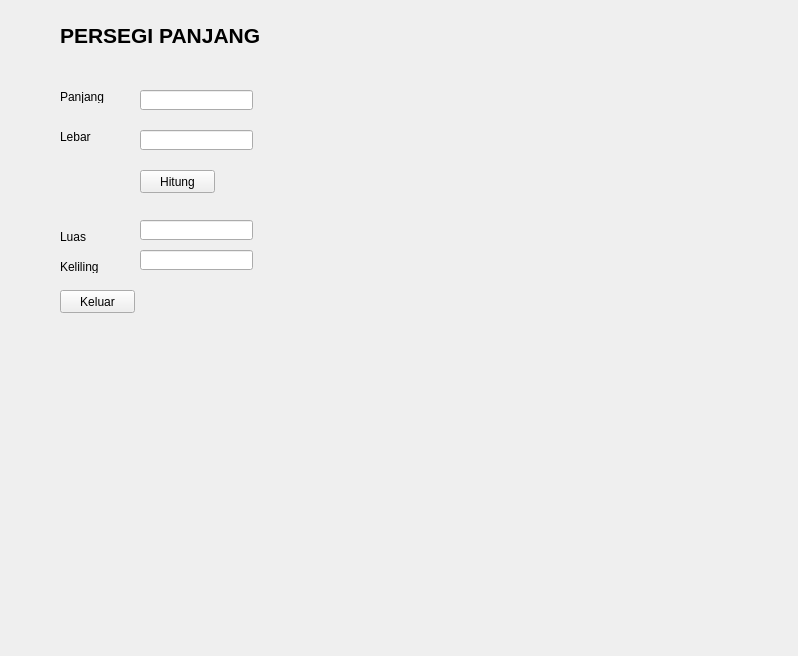
<?xml version="1.0" encoding="UTF-8"?>
<ui version="4.0">
 <class>Form</class>
 <widget class="QWidget" name="Form">
  <property name="geometry">
   <rect>
    <x>0</x>
    <y>0</y>
    <width>798</width>
    <height>656</height>
   </rect>
  </property>
  <property name="windowTitle">
   <string>Form</string>
  </property>
  <widget class="QLabel" name="label">
   <property name="geometry">
    <rect>
     <x>60</x>
     <y>20</y>
     <width>271</width>
     <height>31</height>
    </rect>
   </property>
   <property name="font">
    <font>
     <pointsize>16</pointsize>
     <weight>75</weight>
     <bold>true</bold>
    </font>
   </property>
   <property name="text">
    <string>PERSEGI PANJANG</string>
   </property>
  </widget>
  <widget class="QLabel" name="label_2">
   <property name="geometry">
    <rect>
     <x>60</x>
     <y>90</y>
     <width>47</width>
     <height>13</height>
    </rect>
   </property>
   <property name="text">
    <string>Panjang</string>
   </property>
  </widget>
  <widget class="QLabel" name="label_3">
   <property name="geometry">
    <rect>
     <x>60</x>
     <y>130</y>
     <width>47</width>
     <height>13</height>
    </rect>
   </property>
   <property name="text">
    <string>Lebar</string>
   </property>
  </widget>
  <widget class="QLineEdit" name="txtPanjang">
   <property name="geometry">
    <rect>
     <x>140</x>
     <y>90</y>
     <width>113</width>
     <height>20</height>
    </rect>
   </property>
  </widget>
  <widget class="QLineEdit" name="txtLebar">
   <property name="geometry">
    <rect>
     <x>140</x>
     <y>130</y>
     <width>113</width>
     <height>20</height>
    </rect>
   </property>
  </widget>
  <widget class="QPushButton" name="btnHitung">
   <property name="geometry">
    <rect>
     <x>140</x>
     <y>170</y>
     <width>75</width>
     <height>23</height>
    </rect>
   </property>
   <property name="text">
    <string>Hitung</string>
   </property>
  </widget>
  <widget class="QLabel" name="label_4">
   <property name="geometry">
    <rect>
     <x>60</x>
     <y>230</y>
     <width>47</width>
     <height>13</height>
    </rect>
   </property>
   <property name="text">
    <string>Luas</string>
   </property>
  </widget>
  <widget class="QLabel" name="label_5">
   <property name="geometry">
    <rect>
     <x>60</x>
     <y>260</y>
     <width>47</width>
     <height>13</height>
    </rect>
   </property>
   <property name="text">
    <string>Keliling</string>
   </property>
  </widget>
  <widget class="QLineEdit" name="txtLuas">
   <property name="geometry">
    <rect>
     <x>140</x>
     <y>220</y>
     <width>113</width>
     <height>20</height>
    </rect>
   </property>
  </widget>
  <widget class="QLineEdit" name="txtKeliling">
   <property name="geometry">
    <rect>
     <x>140</x>
     <y>250</y>
     <width>113</width>
     <height>20</height>
    </rect>
   </property>
  </widget>
  <widget class="QPushButton" name="btnKeluar">
   <property name="geometry">
    <rect>
     <x>60</x>
     <y>290</y>
     <width>75</width>
     <height>23</height>
    </rect>
   </property>
   <property name="text">
    <string>Keluar</string>
   </property>
  </widget>
 </widget>
 <resources/>
 <connections/>
</ui>
